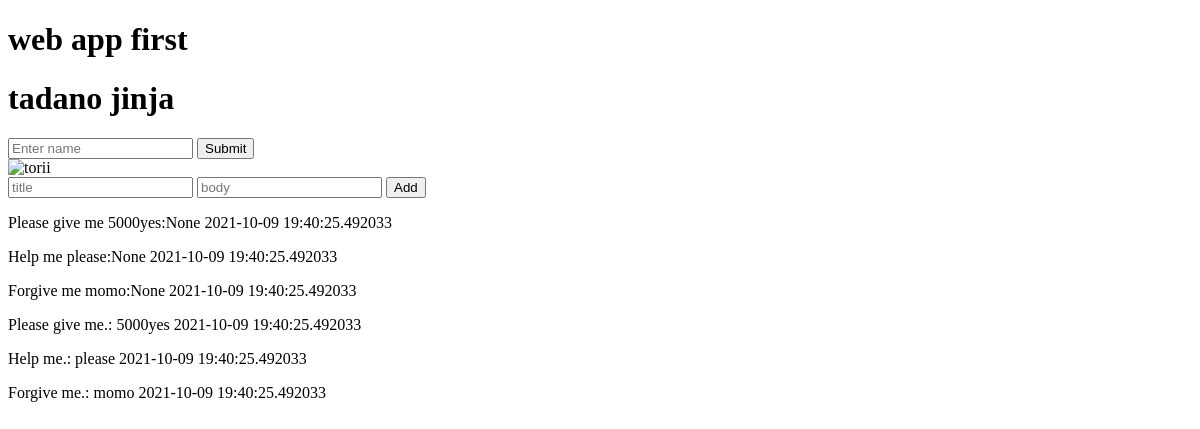
The page /index on the database as committed earlier.
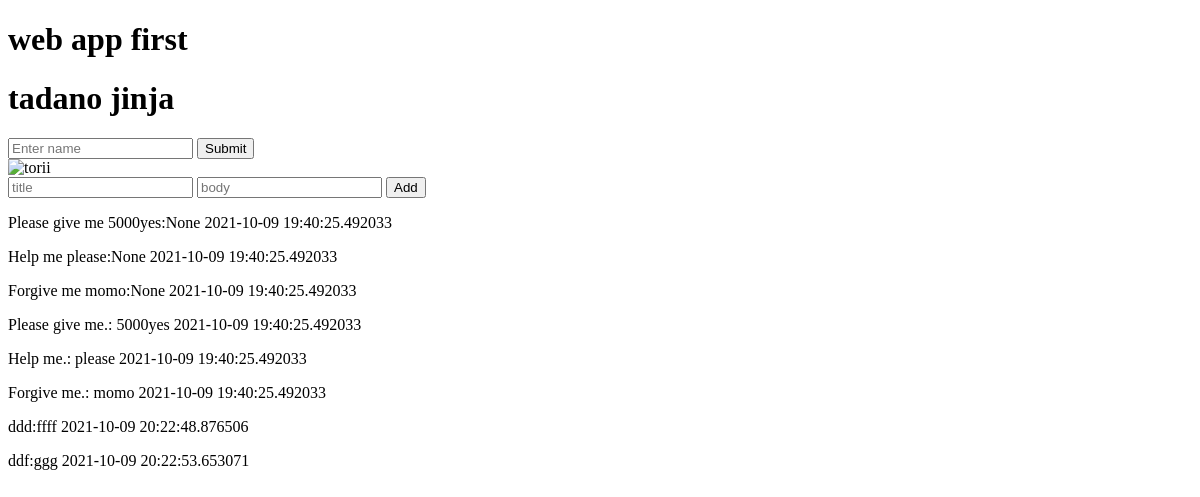
The same page on the database as committed later.
### models/models.py (models this page shows, shortened)
class OnegaiContent(Base):
    __tablename__ = 'onegaicontents'
    id = Column(Integer, primary_key=True)
    title = Column(String(128), unique=True)
    body = Column(Text)
    date = Column(DateTime, default=datetime.now())

### app/app.py (the view)
@app.route("/")
@app.route("/index")
def index():
    name = request.args.get("name")
    all_onegai = OnegaiContent.query.all()
    return render_template("index.html", name=name, all_onegai=all_onegai)

### app/templates/index.html (shortened to what this page needs)
<!DOCTYPE html>
<html lang="en">
<head>
</head>
<body>
<h1>web app first</h1>
{% if name == "kiyokiyo" %}
  <h1>Special{{name}}shurain</h1>
{% elif name %}
  <h1>{{name}}shurain</h1>
{% else %}
  <h1>tadano jinja</h1>
{% endif %}
<form action="/index" method="post">
  <input type="text" name="name" placeholder="Enter name">
  <input type="submit" value="Submit">
</form>
<img src="../static/images/jinja.png" alt="torii">
<form action="/add" method="post">
  <input type="text" name="title" placeholder="title">
  <input type="text" name="body" placeholder="body">
  <input type="submit" value="Add">
</form>
{% for word in all_onegai %}
  <p>{{word.title}}:{{word.body}} {{word.date}}</p>
{% endfor %}
</body>
</html>

Rows that differ between the two databases and show on the page:
added OnegaiContent: title "ddd", body "ffff", date "2021-10-09 20:22:48.876506"
added OnegaiContent: title "ddf", body "ggg", date "2021-10-09 20:22:53.653071"
